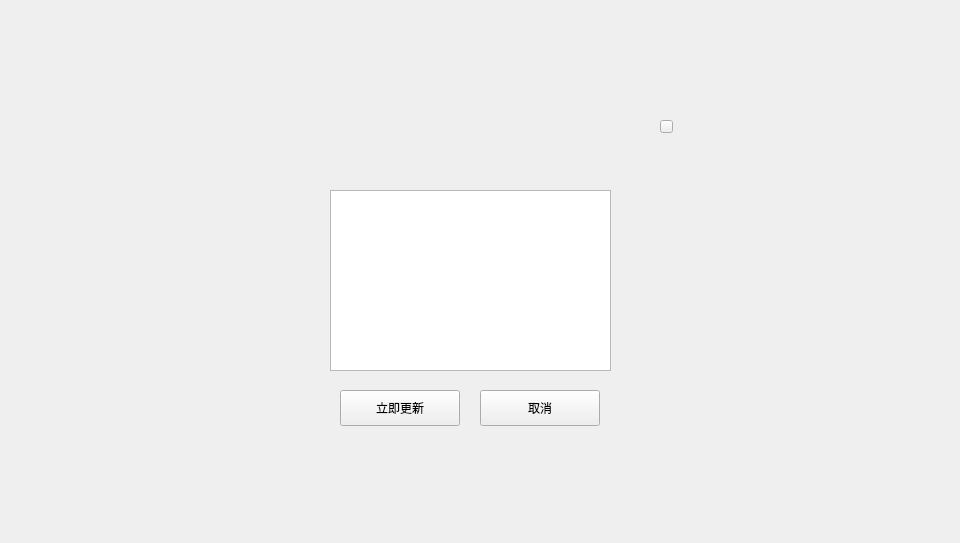
<?xml version="1.0" encoding="UTF-8"?>
<ui version="4.0">
 <class>AutoUpdateDialog</class>
 <widget class="QDialog" name="AutoUpdateDialog">
  <property name="geometry">
   <rect>
    <x>0</x>
    <y>0</y>
    <width>960</width>
    <height>543</height>
   </rect>
  </property>
  <property name="windowTitle">
   <string>Dialog</string>
  </property>
  <widget class="QWidget" name="widget" native="true">
   <property name="geometry">
    <rect>
     <x>0</x>
     <y>0</y>
     <width>960</width>
     <height>543</height>
    </rect>
   </property>
   <widget class="QWidget" name="containerWidget" native="true">
    <property name="geometry">
     <rect>
      <x>260</x>
      <y>110</y>
      <width>421</width>
      <height>341</height>
     </rect>
    </property>
    <property name="font">
     <font>
      <family>Microsoft YaHei UI Light</family>
     </font>
    </property>
    <widget class="QToolButton" name="cancelBtn">
     <property name="geometry">
      <rect>
       <x>220</x>
       <y>280</y>
       <width>120</width>
       <height>36</height>
      </rect>
     </property>
     <property name="font">
      <font>
       <family>Microsoft YaHei UI Light</family>
      </font>
     </property>
     <property name="cursor">
      <cursorShape>PointingHandCursor</cursorShape>
     </property>
     <property name="focusPolicy">
      <enum>Qt::NoFocus</enum>
     </property>
     <property name="styleSheet">
      <string notr="true"/>
     </property>
     <property name="text">
      <string>取消</string>
     </property>
    </widget>
    <widget class="QToolButton" name="okBtn">
     <property name="geometry">
      <rect>
       <x>80</x>
       <y>280</y>
       <width>120</width>
       <height>36</height>
      </rect>
     </property>
     <property name="font">
      <font>
       <family>Microsoft YaHei UI Light</family>
      </font>
     </property>
     <property name="cursor">
      <cursorShape>PointingHandCursor</cursorShape>
     </property>
     <property name="focusPolicy">
      <enum>Qt::NoFocus</enum>
     </property>
     <property name="styleSheet">
      <string notr="true"/>
     </property>
     <property name="text">
      <string>立即更新</string>
     </property>
    </widget>
    <widget class="QLabel" name="tipLabel2">
     <property name="geometry">
      <rect>
       <x>140</x>
       <y>110</y>
       <width>200</width>
       <height>16</height>
      </rect>
     </property>
     <property name="text">
      <string/>
     </property>
    </widget>
    <widget class="QToolButton" name="closeBtn">
     <property name="geometry">
      <rect>
       <x>400</x>
       <y>10</y>
       <width>13</width>
       <height>13</height>
      </rect>
     </property>
     <property name="cursor">
      <cursorShape>PointingHandCursor</cursorShape>
     </property>
     <property name="focusPolicy">
      <enum>Qt::NoFocus</enum>
     </property>
     <property name="styleSheet">
      <string notr="true"/>
     </property>
     <property name="text">
      <string/>
     </property>
    </widget>
    <widget class="QTextBrowser" name="textBrowser">
     <property name="geometry">
      <rect>
       <x>70</x>
       <y>80</y>
       <width>281</width>
       <height>181</height>
      </rect>
     </property>
    </widget>
   </widget>
   <widget class="QLabel" name="label_pic">
    <property name="geometry">
     <rect>
      <x>400</x>
      <y>67</y>
      <width>136</width>
      <height>110</height>
     </rect>
    </property>
    <property name="text">
     <string/>
    </property>
   </widget>
  </widget>
 </widget>
 <resources/>
 <connections/>
</ui>
